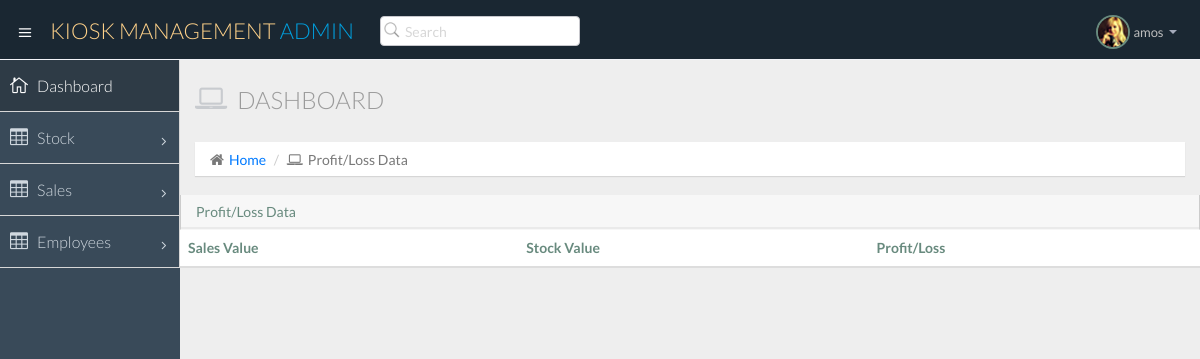
Before: /profit-loss/ (signed in) with the older database file.
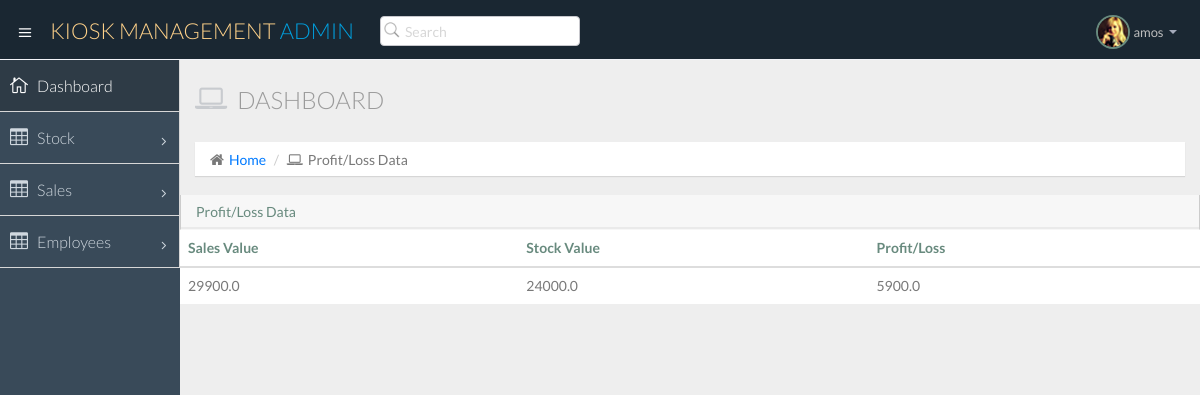
After: the same page with the newer database file.
### shop/models.py (models this page shows, shortened)
class LossProfit(models.Model):
	stock_value = models.FloatField(default=0)
	sales_value = models.FloatField(default=0)
	profit_or_loss = models.FloatField(default=0)
	def get_profit_or_loss(self):
		return self.sales_value - self.stock_value

### shop/views.py (the view)
# urls.py: path("profit-loss/", LossProfit.as_view(), name="profit-loss"),
class LossProfit(ListView):
	model = LossProfit
	template_name = "profit-loss.html"

### templates/profit-loss.html
{% extends "base.html" %}
{% block content %}
<section id="main-content">
  <section class="wrapper">
    <div class="row">
      <div class="col-lg-12">
        <h3 class="page-header"><i class="fa fa-laptop"></i> Dashboard</h3>
        <ol class="breadcrumb">
          <li><i class="fa fa-home"></i><a href="/">Home</a></li>
          <li><i class="fa fa-laptop"></i>Profit/Loss Data</li>
        </ol>
      </div>
    </div>
    <div class="row">
      <div class="table-responsive">
          <section class="panel">
            <header class="panel-heading">
              Profit/Loss Data
            </header>
            <table class="table ml-3">
              <thead>
                <tr>
                  <th>Sales Value</th>
                  <th>Stock Value</th>
                  <th>Profit/Loss</th>
                </tr>
              </thead>
              <tbody>
        {% for profit_loss in object_list %}
                <tr>
                  <td>{{profit_loss.sales_value}}</td>
                  <td>{{profit_loss.stock_value}}</td>
                  <td>{{profit_loss.get_profit_or_loss}}</td>
                </tr>
      {% endfor %}
              </tbody>
            </table>
          </section>
        </div>
      </div>
  </section>
</section>
{% endblock content %}

Changed rows visible on the page:
added LossProfit: sales_value "29900.0", stock_value "24000.0", get_profit_or_loss "5900.0"
